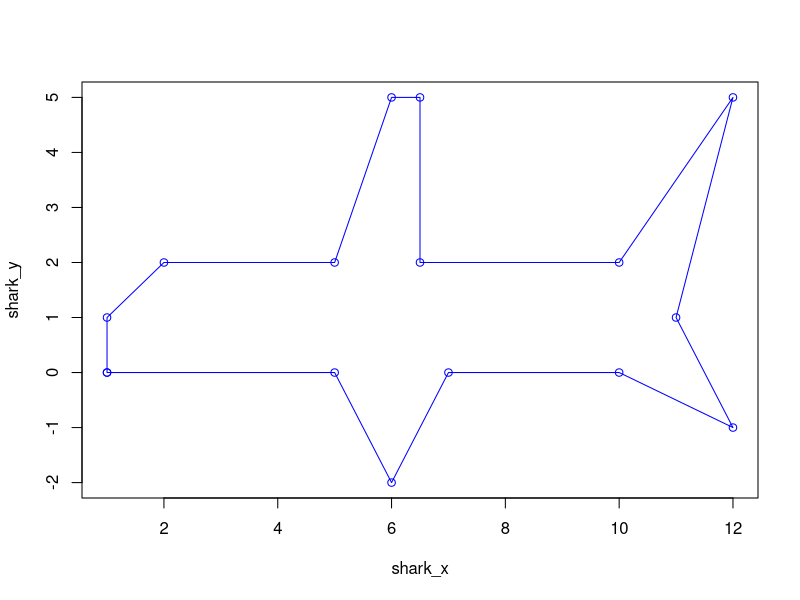

Generate this figure with R:
## ---- chunk 1

shark_x <- c(1,1,2,5,6,6.5,6.5,10,12,11,12,10,7,6,5,1)
shark_y <- c(0,1,2,2,5,5,2,2,5,1,-1,0,0,-2,0,0)

plot(shark_x,shark_y, type = "o", col= "blue")
